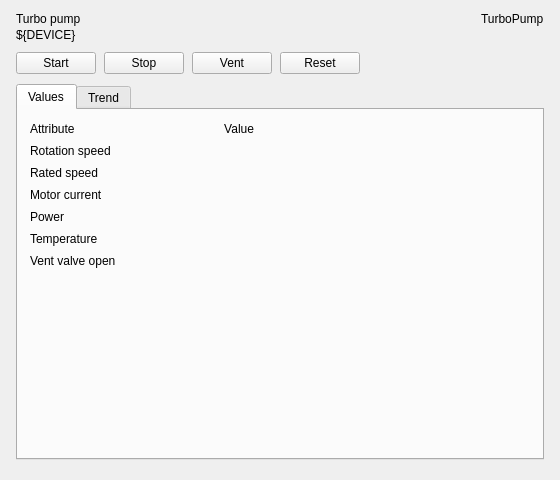
<?xml version="1.0" encoding="UTF-8"?>
<!--
  Turbo pump panel for a TurboPump device: commands, values, trend.
  Macros: DEVICE (the Tango device name)
  Open with a PyDMRelatedDisplayButton: filename "panels/turbopump/panel.ui", macros {"DEVICE": "..."}
-->
<ui version="4.0">
 <class>TurboPumpPanel</class>
 <widget class="QWidget" name="TurboPumpPanel">
  <property name="geometry">
   <rect>
    <x>0</x>
    <y>0</y>
    <width>560</width>
    <height>480</height>
   </rect>
  </property>
  <property name="windowTitle">
   <string>Turbo pump ${DEVICE}</string>
  </property>
  <layout class="QVBoxLayout" name="main_layout">
   <property name="spacing">
    <number>10</number>
   </property>
   <property name="leftMargin">
    <number>16</number>
   </property>
   <property name="topMargin">
    <number>12</number>
   </property>
   <property name="rightMargin">
    <number>16</number>
   </property>
   <property name="bottomMargin">
    <number>10</number>
   </property>
   <item>
    <layout class="QHBoxLayout" name="header_layout">
     <property name="spacing">
      <number>12</number>
     </property>
     <property name="leftMargin">
      <number>0</number>
     </property>
     <property name="topMargin">
      <number>0</number>
     </property>
     <property name="rightMargin">
      <number>0</number>
     </property>
     <property name="bottomMargin">
      <number>0</number>
     </property>
     <item>
      <layout class="QVBoxLayout" name="titles_layout">
       <property name="spacing">
        <number>2</number>
       </property>
       <property name="leftMargin">
        <number>0</number>
       </property>
       <property name="topMargin">
        <number>0</number>
       </property>
       <property name="rightMargin">
        <number>0</number>
       </property>
       <property name="bottomMargin">
        <number>0</number>
       </property>
       <item>
        <widget class="QLabel" name="title">
         <property name="text">
          <string>Turbo pump</string>
         </property>
         <property name="mbiRole" stdset="0">
          <string>title</string>
         </property>
        </widget>
       </item>
       <item>
        <widget class="QLabel" name="subtitle">
         <property name="text">
          <string>${DEVICE}</string>
         </property>
         <property name="textInteractionFlags">
          <set>Qt::TextSelectableByMouse</set>
         </property>
         <property name="mbiRole" stdset="0">
          <string>subheading</string>
         </property>
        </widget>
       </item>
      </layout>
     </item>
     <item>
      <spacer name="spacer">
       <property name="orientation">
        <enum>Qt::Horizontal</enum>
       </property>
       <property name="sizeHint" stdset="0">
        <size>
         <width>0</width>
         <height>0</height>
        </size>
       </property>
      </spacer>
     </item>
     <item alignment="Qt::AlignTop">
      <widget class="QLabel" name="device_class">
       <property name="text">
        <string>TurboPump</string>
       </property>
       <property name="mbiRole" stdset="0">
        <string>caption</string>
       </property>
      </widget>
     </item>
    </layout>
   </item>
   <item>
    <layout class="QHBoxLayout" name="commands_layout">
     <property name="spacing">
      <number>8</number>
     </property>
     <property name="leftMargin">
      <number>0</number>
     </property>
     <property name="topMargin">
      <number>0</number>
     </property>
     <property name="rightMargin">
      <number>0</number>
     </property>
     <property name="bottomMargin">
      <number>0</number>
     </property>
     <item>
      <widget class="PyDMPushButton" name="start_command">
       <property name="text">
        <string>Start</string>
       </property>
       <property name="toolTip">
        <string>tango://${DEVICE}/Start</string>
       </property>
       <property name="channel" stdset="0">
        <string>tango://${DEVICE}/Start</string>
       </property>
       <property name="pressValue" stdset="0">
        <string>1</string>
       </property>
       <property name="mbiRole" stdset="0">
        <string>primary</string>
       </property>
      </widget>
     </item>
     <item>
      <widget class="PyDMPushButton" name="stop_command">
       <property name="text">
        <string>Stop</string>
       </property>
       <property name="toolTip">
        <string>tango://${DEVICE}/Stop</string>
       </property>
       <property name="channel" stdset="0">
        <string>tango://${DEVICE}/Stop</string>
       </property>
       <property name="pressValue" stdset="0">
        <string>1</string>
       </property>
      </widget>
     </item>
     <item>
      <widget class="PyDMPushButton" name="vent_command">
       <property name="text">
        <string>Vent</string>
       </property>
       <property name="toolTip">
        <string>tango://${DEVICE}/Vent</string>
       </property>
       <property name="channel" stdset="0">
        <string>tango://${DEVICE}/Vent</string>
       </property>
       <property name="pressValue" stdset="0">
        <string>1</string>
       </property>
       <property name="showConfirmDialog" stdset="0">
        <bool>true</bool>
       </property>
       <property name="confirmMessage" stdset="0">
        <string>Vent the turbo pump ${DEVICE}? The chamber goes to atmosphere.</string>
       </property>
      </widget>
     </item>
     <item>
      <widget class="PyDMPushButton" name="reset_command">
       <property name="text">
        <string>Reset</string>
       </property>
       <property name="toolTip">
        <string>tango://${DEVICE}/Reset</string>
       </property>
       <property name="channel" stdset="0">
        <string>tango://${DEVICE}/Reset</string>
       </property>
       <property name="pressValue" stdset="0">
        <string>1</string>
       </property>
      </widget>
     </item>
     <item>
      <spacer name="spacer_2">
       <property name="orientation">
        <enum>Qt::Horizontal</enum>
       </property>
       <property name="sizeHint" stdset="0">
        <size>
         <width>0</width>
         <height>0</height>
        </size>
       </property>
      </spacer>
     </item>
    </layout>
   </item>
   <item>
    <widget class="QTabWidget" name="tabs">
     <property name="currentIndex">
      <number>0</number>
     </property>
     <widget class="QWidget" name="values_tab">
      <attribute name="title">
       <string>Values</string>
      </attribute>
      <layout class="QGridLayout" name="values_layout">
       <property name="spacing">
        <number>8</number>
       </property>
       <property name="leftMargin">
        <number>12</number>
       </property>
       <property name="topMargin">
        <number>12</number>
       </property>
       <property name="rightMargin">
        <number>12</number>
       </property>
       <property name="bottomMargin">
        <number>12</number>
       </property>
       <item row="0" column="0">
        <widget class="QLabel" name="attribute_heading">
         <property name="text">
          <string>Attribute</string>
         </property>
         <property name="mbiRole" stdset="0">
          <string>caption</string>
         </property>
        </widget>
       </item>
       <item row="0" column="1">
        <widget class="QLabel" name="value_heading">
         <property name="text">
          <string>Value</string>
         </property>
         <property name="alignment">
          <set>Qt::AlignRight|Qt::AlignVCenter</set>
         </property>
         <property name="mbiRole" stdset="0">
          <string>caption</string>
         </property>
        </widget>
       </item>
       <item row="1" column="0">
        <widget class="QLabel" name="speed_label">
         <property name="text">
          <string>Rotation speed</string>
         </property>
        </widget>
       </item>
       <item row="1" column="1">
        <widget class="PyDMLabel" name="speed">
         <property name="minimumSize">
          <size>
           <width>130</width>
           <height>0</height>
          </size>
         </property>
         <property name="toolTip">
          <string>tango://${DEVICE}/speed</string>
         </property>
         <property name="alignment">
          <set>Qt::AlignRight|Qt::AlignVCenter</set>
         </property>
         <property name="mbiRole" stdset="0">
          <string>value</string>
         </property>
         <property name="showUnits" stdset="0">
          <bool>true</bool>
         </property>
         <property name="channel" stdset="0">
          <string>tango://${DEVICE}/speed</string>
         </property>
        </widget>
       </item>
       <item row="2" column="0">
        <widget class="QLabel" name="rated_speed_label">
         <property name="text">
          <string>Rated speed</string>
         </property>
        </widget>
       </item>
       <item row="2" column="1">
        <widget class="PyDMLabel" name="rated_speed">
         <property name="minimumSize">
          <size>
           <width>130</width>
           <height>0</height>
          </size>
         </property>
         <property name="toolTip">
          <string>tango://${DEVICE}/rated_speed</string>
         </property>
         <property name="alignment">
          <set>Qt::AlignRight|Qt::AlignVCenter</set>
         </property>
         <property name="mbiRole" stdset="0">
          <string>value</string>
         </property>
         <property name="showUnits" stdset="0">
          <bool>true</bool>
         </property>
         <property name="channel" stdset="0">
          <string>tango://${DEVICE}/rated_speed</string>
         </property>
        </widget>
       </item>
       <item row="3" column="0">
        <widget class="QLabel" name="current_label">
         <property name="text">
          <string>Motor current</string>
         </property>
        </widget>
       </item>
       <item row="3" column="1">
        <widget class="PyDMLabel" name="current">
         <property name="minimumSize">
          <size>
           <width>130</width>
           <height>0</height>
          </size>
         </property>
         <property name="toolTip">
          <string>tango://${DEVICE}/current</string>
         </property>
         <property name="alignment">
          <set>Qt::AlignRight|Qt::AlignVCenter</set>
         </property>
         <property name="mbiRole" stdset="0">
          <string>value</string>
         </property>
         <property name="showUnits" stdset="0">
          <bool>true</bool>
         </property>
         <property name="channel" stdset="0">
          <string>tango://${DEVICE}/current</string>
         </property>
        </widget>
       </item>
       <item row="4" column="0">
        <widget class="QLabel" name="power_label">
         <property name="text">
          <string>Power</string>
         </property>
        </widget>
       </item>
       <item row="4" column="1">
        <widget class="PyDMLabel" name="power">
         <property name="minimumSize">
          <size>
           <width>130</width>
           <height>0</height>
          </size>
         </property>
         <property name="toolTip">
          <string>tango://${DEVICE}/power</string>
         </property>
         <property name="alignment">
          <set>Qt::AlignRight|Qt::AlignVCenter</set>
         </property>
         <property name="mbiRole" stdset="0">
          <string>value</string>
         </property>
         <property name="showUnits" stdset="0">
          <bool>true</bool>
         </property>
         <property name="channel" stdset="0">
          <string>tango://${DEVICE}/power</string>
         </property>
        </widget>
       </item>
       <item row="5" column="0">
        <widget class="QLabel" name="temperature_label">
         <property name="text">
          <string>Temperature</string>
         </property>
        </widget>
       </item>
       <item row="5" column="1">
        <widget class="PyDMLabel" name="temperature">
         <property name="minimumSize">
          <size>
           <width>130</width>
           <height>0</height>
          </size>
         </property>
         <property name="toolTip">
          <string>tango://${DEVICE}/temperature</string>
         </property>
         <property name="alignment">
          <set>Qt::AlignRight|Qt::AlignVCenter</set>
         </property>
         <property name="mbiRole" stdset="0">
          <string>value</string>
         </property>
         <property name="showUnits" stdset="0">
          <bool>true</bool>
         </property>
         <property name="channel" stdset="0">
          <string>tango://${DEVICE}/temperature</string>
         </property>
        </widget>
       </item>
       <item row="6" column="0">
        <widget class="QLabel" name="vent_open_label">
         <property name="text">
          <string>Vent valve open</string>
         </property>
        </widget>
       </item>
       <item row="6" column="1">
        <widget class="PyDMLabel" name="vent_open">
         <property name="minimumSize">
          <size>
           <width>130</width>
           <height>0</height>
          </size>
         </property>
         <property name="toolTip">
          <string>tango://${DEVICE}/vent_open</string>
         </property>
         <property name="alignment">
          <set>Qt::AlignRight|Qt::AlignVCenter</set>
         </property>
         <property name="mbiRole" stdset="0">
          <string>value</string>
         </property>
         <property name="showUnits" stdset="0">
          <bool>true</bool>
         </property>
         <property name="channel" stdset="0">
          <string>tango://${DEVICE}/vent_open</string>
         </property>
        </widget>
       </item>
       <item row="7" column="0">
        <spacer name="spacer_3">
         <property name="orientation">
          <enum>Qt::Vertical</enum>
         </property>
         <property name="sizeHint" stdset="0">
          <size>
           <width>0</width>
           <height>0</height>
          </size>
         </property>
        </spacer>
       </item>
       <item row="0" column="3">
        <spacer name="spacer_4">
         <property name="orientation">
          <enum>Qt::Horizontal</enum>
         </property>
         <property name="sizeHint" stdset="0">
          <size>
           <width>0</width>
           <height>0</height>
          </size>
         </property>
        </spacer>
       </item>
      </layout>
     </widget>
     <widget class="QWidget" name="trend_tab">
      <attribute name="title">
       <string>Trend</string>
      </attribute>
      <layout class="QVBoxLayout" name="trend_layout">
       <property name="leftMargin">
        <number>6</number>
       </property>
       <property name="topMargin">
        <number>6</number>
       </property>
       <property name="rightMargin">
        <number>6</number>
       </property>
       <property name="bottomMargin">
        <number>6</number>
       </property>
       <item>
        <widget class="PyDMTimePlot" name="trend">
         <property name="toolTip">
          <string>Last 10 minutes; right click for options</string>
         </property>
         <property name="yAxes" stdset="0">
          <stringlist>
           <string>{"name": "Speed", "orientation": "left", "label": "Speed", "minRange": -1.0, "maxRange": 1.0, "autoRange": true, "logMode": false}</string>
           <string>{"name": "Temperature", "orientation": "right", "label": "Temperature", "minRange": -1.0, "maxRange": 1.0, "autoRange": true, "logMode": false}</string>
          </stringlist>
         </property>
         <property name="curves" stdset="0">
          <stringlist>
           <string>{"channel": "tango://${DEVICE}/speed", "plot_style": null, "name": "Speed", "color": "#2ab5dd", "lineStyle": 1, "lineWidth": 2, "symbol": null, "symbolSize": 10, "yAxisName": "Speed", "barWidth": null, "upperThreshold": null, "lowerThreshold": null, "thresholdColor": "white"}</string>
           <string>{"channel": "tango://${DEVICE}/temperature", "plot_style": null, "name": "Temperature", "color": "#cf0eee", "lineStyle": 1, "lineWidth": 2, "symbol": null, "symbolSize": 10, "yAxisName": "Temperature", "barWidth": null, "upperThreshold": null, "lowerThreshold": null, "thresholdColor": "white"}</string>
          </stringlist>
         </property>
         <property name="timeSpan" stdset="0">
          <double>600.0</double>
         </property>
         <property name="updateInterval" stdset="0">
          <double>1.0</double>
         </property>
         <property name="showLegend" stdset="0">
          <bool>true</bool>
         </property>
         <property name="showXGrid" stdset="0">
          <bool>true</bool>
         </property>
         <property name="showYGrid" stdset="0">
          <bool>true</bool>
         </property>
         <property name="backgroundColor" stdset="0">
          <color alpha="255">
           <red>43</red>
           <green>47</green>
           <blue>64</blue>
          </color>
         </property>
         <property name="axisColor" stdset="0">
          <color alpha="255">
           <red>164</red>
           <green>168</green>
           <blue>184</blue>
          </color>
         </property>
        </widget>
       </item>
      </layout>
     </widget>
    </widget>
   </item>
   <item>
    <widget class="MbiDeviceFooter" name="footer">
     <property name="device" stdset="0">
      <string>${DEVICE}</string>
     </property>
    </widget>
   </item>
  </layout>
 </widget>
 <customwidgets>
  <customwidget>
   <class>MbiDeviceFooter</class>
   <extends>QWidget</extends>
   <header>pydm_mbi.widgets.footer</header>
  </customwidget>
  <customwidget>
   <class>PyDMLabel</class>
   <extends>QLabel</extends>
   <header>pydm.widgets.label</header>
  </customwidget>
  <customwidget>
   <class>PyDMPushButton</class>
   <extends>QPushButton</extends>
   <header>pydm.widgets.pushbutton</header>
  </customwidget>
  <customwidget>
   <class>PyDMTimePlot</class>
   <extends>QGraphicsView</extends>
   <header>pydm.widgets.timeplot</header>
  </customwidget>
 </customwidgets>
 <resources />
 <connections />
</ui>
